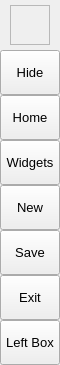
        <widget class="QFrame" name="leftMenuBg">
         <property name="minimumSize">
          <size>
           <width>60</width>
           <height>0</height>
          </size>
         </property>
         <property name="maximumSize">
          <size>
           <width>60</width>
           <height>16777215</height>
          </size>
         </property>
         <property name="frameShape">
          <enum>QFrame::NoFrame</enum>
         </property>
         <property name="frameShadow">
          <enum>QFrame::Raised</enum>
         </property>
         <layout class="QVBoxLayout" name="verticalLayout_3">
          <property name="spacing">
           <number>0</number>
          </property>
          <property name="leftMargin">
           <number>0</number>
          </property>
          <property name="topMargin">
           <number>0</number>
          </property>
          <property name="rightMargin">
           <number>0</number>
          </property>
          <property name="bottomMargin">
           <number>0</number>
          </property>
          <item>
           <widget class="QFrame" name="topLogoInfo">
            <property name="minimumSize">
             <size>
              <width>0</width>
              <height>50</height>
             </size>
            </property>
            <property name="maximumSize">
             <size>
              <width>16777215</width>
              <height>50</height>
             </size>
            </property>
            <property name="frameShape">
             <enum>QFrame::NoFrame</enum>
            </property>
            <property name="frameShadow">
             <enum>QFrame::Raised</enum>
            </property>
            <widget class="QLabel" name="titleLeftApp">
             <property name="geometry">
              <rect>
               <x>70</x>
               <y>8</y>
               <width>160</width>
               <height>20</height>
              </rect>
             </property>
             <property name="font">
              <font>
               <family>Segoe UI Semibold</family>
               <pointsize>12</pointsize>
               <italic>false</italic>
               <fontweight></fontweight>
              </font>
             </property>
             <property name="text">
              <string>GrocerTrack</string>
             </property>
             <property name="alignment">
              <set>Qt::AlignLeading|Qt::AlignLeft|Qt::AlignTop</set>
             </property>
            </widget>
            <widget class="QLabel" name="titleLeftDescription">
             <property name="geometry">
              <rect>
               <x>70</x>
               <y>27</y>
               <width>160</width>
               <height>16</height>
              </rect>
             </property>
             <property name="maximumSize">
              <size>
               <width>16777215</width>
               <height>16</height>
              </size>
             </property>
             <property name="font">
              <font>
               <family>Segoe UI</family>
               <pointsize>8</pointsize>
               <italic>false</italic>
               <bold>false</bold>
              </font>
             </property>
             <property name="text">
              <string>Easy to Implement</string>
             </property>
             <property name="alignment">
              <set>Qt::AlignLeading|Qt::AlignLeft|Qt::AlignTop</set>
             </property>
            </widget>
            <widget class="QFrame" name="frame">
             <property name="geometry">
              <rect>
               <x>10</x>
               <y>5</y>
               <width>40</width>
               <height>40</height>
              </rect>
             </property>
             <property name="minimumSize">
              <size>
               <width>40</width>
               <height>40</height>
              </size>
             </property>
             <property name="maximumSize">
              <size>
               <width>100</width>
               <height>100</height>
              </size>
             </property>
             <property name="styleSheet">
              <string notr="true">background-image: url(:/images/images/images/GrocerTrackLogoSmall.png)</string>
             </property>
             <property name="frameShape">
              <enum>QFrame::StyledPanel</enum>
             </property>
             <property name="frameShadow">
              <enum>QFrame::Raised</enum>
             </property>
            </widget>
           </widget>
          </item>
          <item>
           <widget class="QFrame" name="leftMenuFrame">
            <property name="frameShape">
             <enum>QFrame::NoFrame</enum>
            </property>
            <property name="frameShadow">
             <enum>QFrame::Raised</enum>
            </property>
            <layout class="QVBoxLayout" name="verticalMenuLayout">
             <property name="spacing">
              <number>0</number>
             </property>
             <property name="leftMargin">
              <number>0</number>
             </property>
             <property name="topMargin">
              <number>0</number>
             </property>
             <property name="rightMargin">
              <number>0</number>
             </property>
             <property name="bottomMargin">
              <number>0</number>
             </property>
             <item>
              <widget class="QFrame" name="toggleBox">
               <property name="maximumSize">
                <size>
                 <width>16777215</width>
                 <height>45</height>
                </size>
               </property>
               <property name="frameShape">
                <enum>QFrame::NoFrame</enum>
               </property>
               <property name="frameShadow">
                <enum>QFrame::Raised</enum>
               </property>
               <layout class="QVBoxLayout" name="verticalLayout_4">
                <property name="spacing">
                 <number>0</number>
                </property>
                <property name="leftMargin">
                 <number>0</number>
                </property>
                <property name="topMargin">
                 <number>0</number>
                </property>
                <property name="rightMargin">
                 <number>0</number>
                </property>
                <property name="bottomMargin">
                 <number>0</number>
                </property>
                <item>
                 <widget class="QPushButton" name="toggleButton">
                  <property name="sizePolicy">
                   <sizepolicy hsizetype="Expanding" vsizetype="Fixed">
                    <horstretch>0</horstretch>
                    <verstretch>0</verstretch>
                   </sizepolicy>
                  </property>
                  <property name="minimumSize">
                   <size>
                    <width>0</width>
                    <height>45</height>
                   </size>
                  </property>
                  <property name="font">
                   <font>
                    <family>Segoe UI</family>
                    <pointsize>10</pointsize>
                    <italic>false</italic>
                    <bold>false</bold>
                   </font>
                  </property>
                  <property name="cursor">
                   <cursorShape>PointingHandCursor</cursorShape>
                  </property>
                  <property name="layoutDirection">
                   <enum>Qt::LeftToRight</enum>
                  </property>
                  <property name="styleSheet">
                   <string notr="true">background-image: url(:/icons/images/icons/icon_menu.png);</string>
                  </property>
                  <property name="text">
                   <string>Hide</string>
                  </property>
                 </widget>
                </item>
               </layout>
              </widget>
             </item>
             <item alignment="Qt::AlignTop">
              <widget class="QFrame" name="topMenu">
               <property name="frameShape">
                <enum>QFrame::NoFrame</enum>
               </property>
               <property name="frameShadow">
                <enum>QFrame::Raised</enum>
               </property>
               <layout class="QVBoxLayout" name="verticalLayout_8">
                <property name="spacing">
                 <number>0</number>
                </property>
                <property name="leftMargin">
                 <number>0</number>
                </property>
                <property name="topMargin">
                 <number>0</number>
                </property>
                <property name="rightMargin">
                 <number>0</number>
                </property>
                <property name="bottomMargin">
                 <number>0</number>
                </property>
                <item>
                 <widget class="QPushButton" name="btn_home">
                  <property name="sizePolicy">
                   <sizepolicy hsizetype="Expanding" vsizetype="Fixed">
                    <horstretch>0</horstretch>
                    <verstretch>0</verstretch>
                   </sizepolicy>
                  </property>
                  <property name="minimumSize">
                   <size>
                    <width>0</width>
                    <height>45</height>
                   </size>
                  </property>
                  <property name="font">
                   <font>
                    <family>Segoe UI</family>
                    <pointsize>10</pointsize>
                    <italic>false</italic>
                    <bold>false</bold>
                   </font>
                  </property>
                  <property name="cursor">
                   <cursorShape>PointingHandCursor</cursorShape>
                  </property>
                  <property name="layoutDirection">
                   <enum>Qt::LeftToRight</enum>
                  </property>
                  <property name="styleSheet">
                   <string notr="true">background-image: url(:/icons/images/icons/cil-home.png);</string>
                  </property>
                  <property name="text">
                   <string>Home</string>
                  </property>
                 </widget>
                </item>
                <item>
                 <widget class="QPushButton" name="btn_widgets">
                  <property name="sizePolicy">
                   <sizepolicy hsizetype="Expanding" vsizetype="Fixed">
                    <horstretch>0</horstretch>
                    <verstretch>0</verstretch>
                   </sizepolicy>
                  </property>
                  <property name="minimumSize">
                   <size>
                    <width>0</width>
                    <height>45</height>
                   </size>
                  </property>
                  <property name="font">
                   <font>
                    <family>Segoe UI</family>
                    <pointsize>10</pointsize>
                    <italic>false</italic>
                    <bold>false</bold>
                   </font>
                  </property>
                  <property name="cursor">
                   <cursorShape>PointingHandCursor</cursorShape>
                  </property>
                  <property name="layoutDirection">
                   <enum>Qt::LeftToRight</enum>
                  </property>
                  <property name="styleSheet">
                   <string notr="true">background-image: url(:/icons/images/icons/cil-gamepad.png);</string>
                  </property>
                  <property name="text">
                   <string>Widgets</string>
                  </property>
                 </widget>
                </item>
                <item>
                 <widget class="QPushButton" name="btn_new">
                  <property name="sizePolicy">
                   <sizepolicy hsizetype="Expanding" vsizetype="Fixed">
                    <horstretch>0</horstretch>
                    <verstretch>0</verstretch>
                   </sizepolicy>
                  </property>
                  <property name="minimumSize">
                   <size>
                    <width>0</width>
                    <height>45</height>
                   </size>
                  </property>
                  <property name="font">
                   <font>
                    <family>Segoe UI</family>
                    <pointsize>10</pointsize>
                    <italic>false</italic>
                    <bold>false</bold>
                   </font>
                  </property>
                  <property name="cursor">
                   <cursorShape>PointingHandCursor</cursorShape>
                  </property>
                  <property name="layoutDirection">
                   <enum>Qt::LeftToRight</enum>
                  </property>
                  <property name="styleSheet">
                   <string notr="true">background-image: url(:/icons/images/icons/cil-file.png);</string>
                  </property>
                  <property name="text">
                   <string>New</string>
                  </property>
                 </widget>
                </item>
                <item>
                 <widget class="QPushButton" name="btn_save">
                  <property name="sizePolicy">
                   <sizepolicy hsizetype="Expanding" vsizetype="Fixed">
                    <horstretch>0</horstretch>
                    <verstretch>0</verstretch>
                   </sizepolicy>
                  </property>
                  <property name="minimumSize">
                   <size>
                    <width>0</width>
                    <height>45</height>
                   </size>
                  </property>
                  <property name="font">
                   <font>
                    <family>Segoe UI</family>
                    <pointsize>10</pointsize>
                    <italic>false</italic>
                    <bold>false</bold>
                   </font>
                  </property>
                  <property name="cursor">
                   <cursorShape>PointingHandCursor</cursorShape>
                  </property>
                  <property name="layoutDirection">
                   <enum>Qt::LeftToRight</enum>
                  </property>
                  <property name="styleSheet">
                   <string notr="true">background-image: url(:/icons/images/icons/cil-save.png)</string>
                  </property>
                  <property name="text">
                   <string>Save</string>
                  </property>
                 </widget>
                </item>
                <item>
                 <widget class="QPushButton" name="btn_exit">
                  <property name="sizePolicy">
                   <sizepolicy hsizetype="Expanding" vsizetype="Fixed">
                    <horstretch>0</horstretch>
                    <verstretch>0</verstretch>
                   </sizepolicy>
                  </property>
                  <property name="minimumSize">
                   <size>
                    <width>0</width>
                    <height>45</height>
                   </size>
                  </property>
                  <property name="font">
                   <font>
                    <family>Segoe UI</family>
                    <pointsize>10</pointsize>
                    <italic>false</italic>
                    <bold>false</bold>
                   </font>
                  </property>
                  <property name="cursor">
                   <cursorShape>PointingHandCursor</cursorShape>
                  </property>
                  <property name="layoutDirection">
                   <enum>Qt::LeftToRight</enum>
                  </property>
                  <property name="styleSheet">
                   <string notr="true">background-image: url(:/icons/images/icons/cil-x.png);</string>
                  </property>
                  <property name="text">
                   <string>Exit</string>
                  </property>
                 </widget>
                </item>
               </layout>
              </widget>
             </item>
             <item alignment="Qt::AlignBottom">
              <widget class="QFrame" name="bottomMenu">
               <property name="frameShape">
                <enum>QFrame::NoFrame</enum>
               </property>
               <property name="frameShadow">
                <enum>QFrame::Raised</enum>
               </property>
               <layout class="QVBoxLayout" name="verticalLayout_9">
                <property name="spacing">
                 <number>0</number>
                </property>
                <property name="leftMargin">
                 <number>0</number>
                </property>
                <property name="topMargin">
                 <number>0</number>
                </property>
                <property name="rightMargin">
                 <number>0</number>
                </property>
                <property name="bottomMargin">
                 <number>0</number>
                </property>
                <item>
                 <widget class="QPushButton" name="toggleLeftBox">
                  <property name="sizePolicy">
                   <sizepolicy hsizetype="Expanding" vsizetype="Fixed">
                    <horstretch>0</horstretch>
                    <verstretch>0</verstretch>
                   </sizepolicy>
                  </property>
                  <property name="minimumSize">
                   <size>
                    <width>0</width>
                    <height>45</height>
                   </size>
                  </property>
                  <property name="font">
                   <font>
                    <family>Segoe UI</family>
                    <pointsize>10</pointsize>
                    <italic>false</italic>
                    <bold>false</bold>
                   </font>
                  </property>
                  <property name="cursor">
                   <cursorShape>PointingHandCursor</cursorShape>
                  </property>
                  <property name="layoutDirection">
                   <enum>Qt::LeftToRight</enum>
                  </property>
                  <property name="styleSheet">
                   <string notr="true">background-image: url(:/icons/images/icons/icon_settings.png);</string>
                  </property>
                  <property name="text">
                   <string>Left Box</string>
                  </property>
                 </widget>
                </item>
               </layout>
              </widget>
             </item>
            </layout>
           </widget>
          </item>
         </layout>
        </widget>
